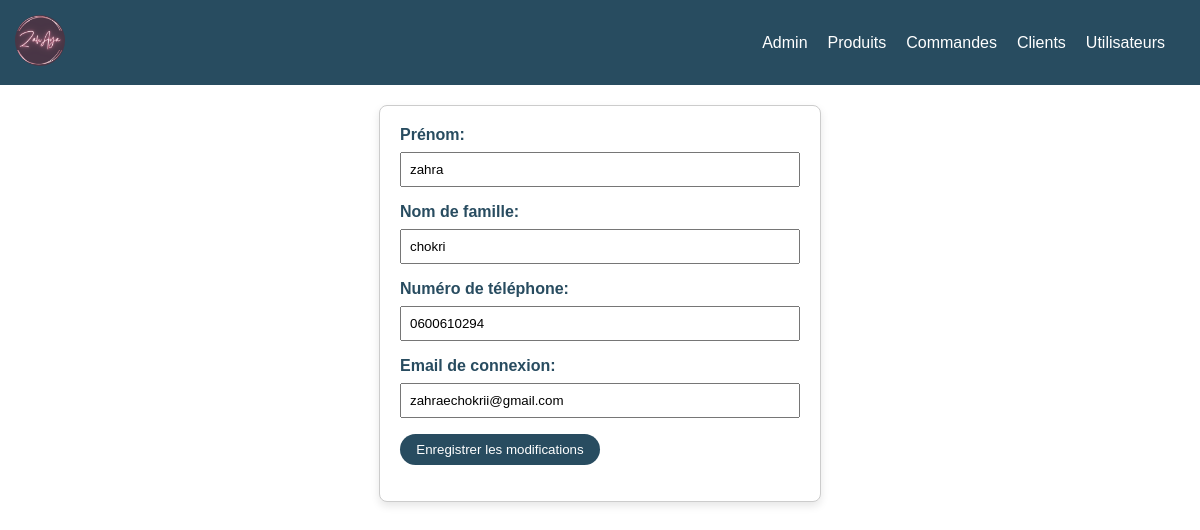
The page /modifier_admin.php?id=15 on the database its author committed.
### tables this page shows
CREATE TABLE `users` (
  `id` int(11) NOT NULL,
  `fname` varchar(50) NOT NULL,
  `lname` varchar(50) NOT NULL,
  `phonenumber` varchar(15) NOT NULL,
  `logemail` varchar(100) NOT NULL,
  `logpass` varchar(255) NOT NULL,
  `profile_picture` varchar(255) DEFAULT NULL,
  `isAdmin` int(11) DEFAULT 0
);

### modifier_admin.php (the view, shortened to what this page needs)
<!DOCTYPE html>
<html lang="en">
<head>
 <link  rel="stylesheet" type="text/css" href="admin.css">
</head>
<body>
<header>
    <div class="logo">
        <a href="index.php"><img src="logo.png" alt="Logo"></a>
    </div>
         <nav>
        <ul>
            <li><a href="admin.php">Admin</a></li>
            <li><a href="produit.php">Produits</a></li>
            <li><a href="commande.php">Commandes</a></li>
            <li><a href="client.php">Clients</a></li>
            <li><a href="utilisateur.php">Utilisateurs</a></li>
        </ul>
    </nav>
         </header>
<?php
if (isset($_GET['id']) && is_numeric($_GET['id'])) {
    $adminId = $_GET['id'];
    $servername = "localhost";
    $username = "root";
    $password = "";
    $dbname = "ecommerce_web_site";
    $conn = new mysqli($servername, $username, $password, $dbname);
    $sql = "SELECT * FROM users WHERE id = $adminId";
    $result = $conn->query($sql);
    if ($result->num_rows > 0) {
        $row = $result->fetch_assoc();
        echo "<form action='traitement_modification_admin.php' method='post'>
                <label for='fname'>Prénom:</label>
                <input type='text' name='fname' value='" . $row["fname"] . "'><br>
                <label for='lname'>Nom de famille:</label>
                <input type='text' name='lname' value='" . $row["lname"] . "'><br>
                <label for='phonenumber'>Numéro de téléphone:</label>
                <input type='text' name='phonenumber' value='" . $row["phonenumber"] . "'><br>
                <label for='logemail'>Email de connexion:</label>
                <input type='text' name='logemail' value='" . $row["logemail"] . "'><br>
                <input type='hidden' name='id' value='" . $row["id"] . "'>
                <input type='submit' value='Enregistrer les modifications'>
              </form>";
    } else {
        echo "Aucun administrateur trouvé avec cet ID.";
    }
} else {
    echo "ID d'administrateur non valide.";
}
?>

### admin.css (style rules this page uses)
* { margin: 0; padding: 0; font-family: 'Delicious Handrawn', cursive; font-family: 'Poppins',sans-serif; }
header { display: flex; justify-content: space-between; align-items: center; padding: 15px; background-color: #284c60; color: white; }
nav ul { list-style: none; margin: 0; padding: 0; display: flex; }
nav li { margin-right: 20px; }
nav a { text-decoration: none; color: white; }
.logo { max-width: 100px; margin-right: auto; }
.logo a img { width:50px; border-radius: 100%; }
form { width: 400px; padding: 20px; width: 400px; margin: 20px auto; border: 1px solid #ccc; border-radius: 8px; box-shadow: 0 4px 8px rgba(0, 0, 0, 0.1); background-color: #fff; }
label { display: block; margin-bottom: 8px; font-weight: bold; color: #284c60; }
input, textarea { width: 100%; padding: 8px; margin-bottom: 16px; box-sizing: border-box; }
input[type="submit"] { background-color: #284c60; color: #fff; cursor: pointer; border: none; width: 200px; border-radius: 30px; }

### rows shown on the page
users: fname "zahra", lname "chokri", phonenumber "0600610294", logemail "zahraechokrii@gmail.com"
